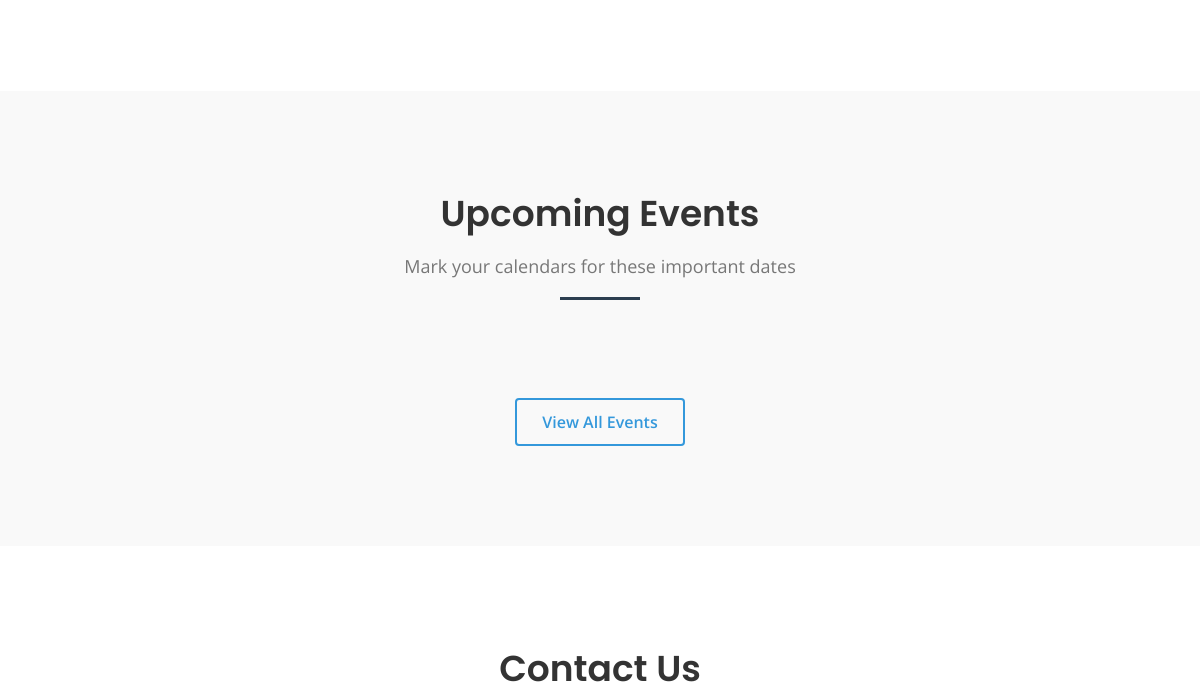
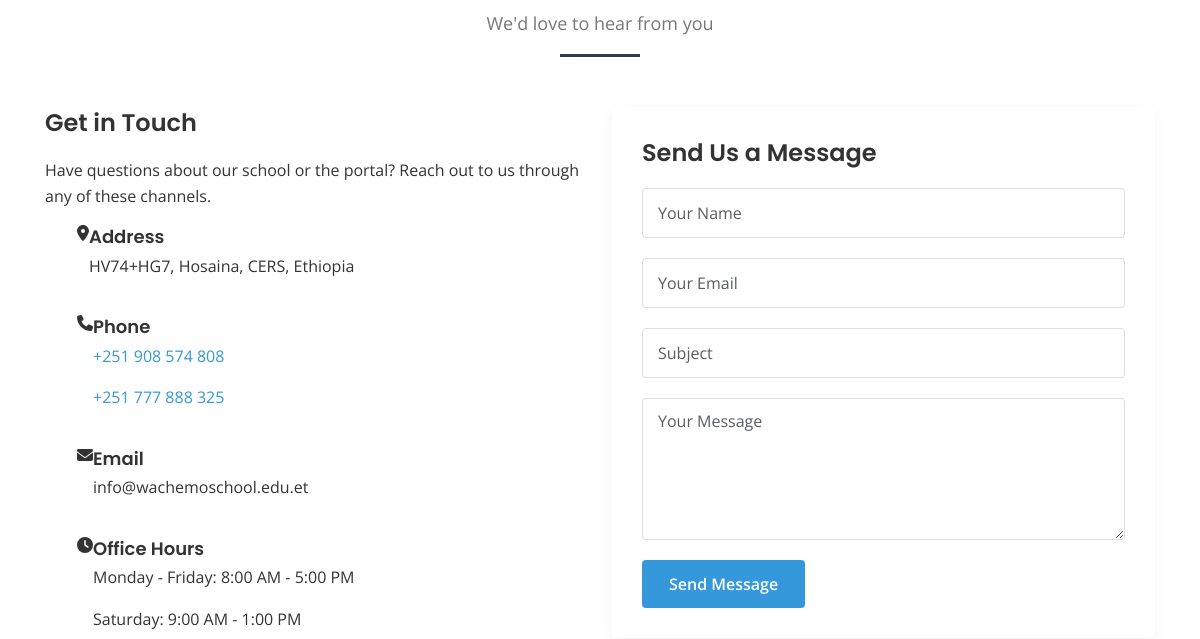
The app's page / (middle part), older data (2 pictures, top to bottom).
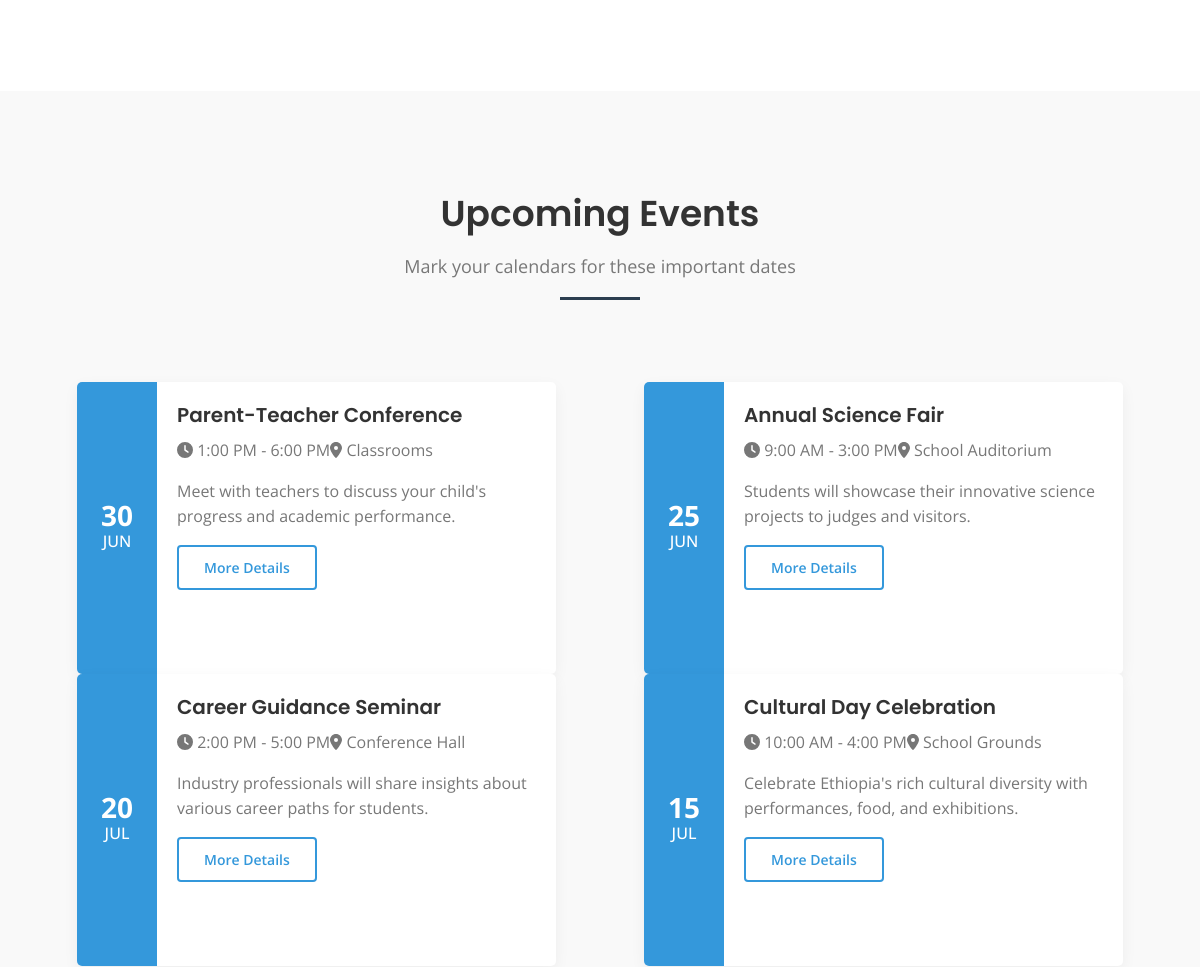
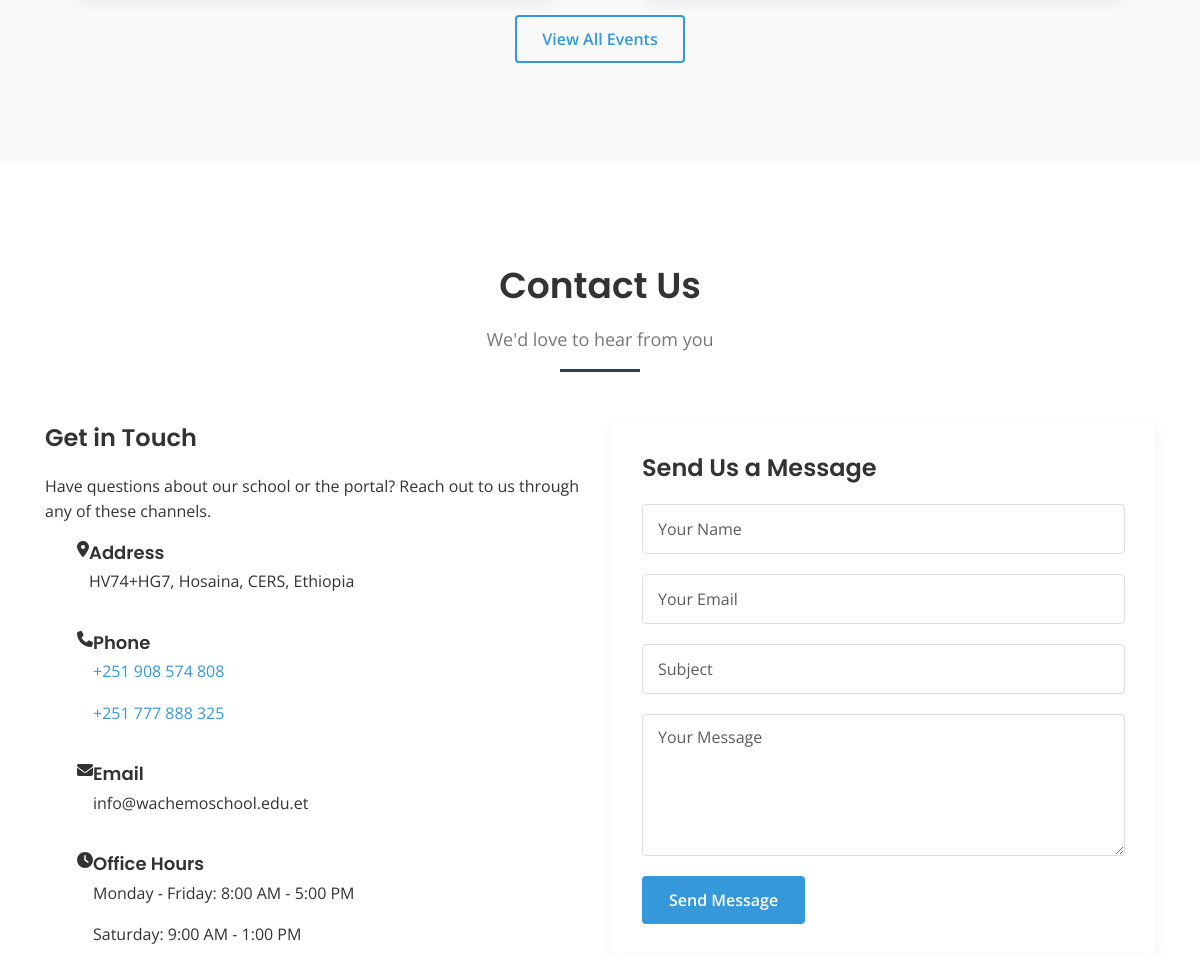
The same page, newer data (2 pictures, top to bottom).
### wachemosaps/models.py (models this page shows, shortened)
class Event(models.Model):
    title = models.CharField(max_length=200)
    description = models.TextField()
    day = models.IntegerField(validators=[MinValueValidator(1), MaxValueValidator(31)])
    MONTH_CHOICES = [
        ('Jan', 'January'),
        ('Feb', 'February'),
        ('Mar', 'March'),
        ('Apr', 'April'),
        ('May', 'May'),
        ('Jun', 'June'),
        ('Jul', 'July'),
        ('Aug', 'August'),
        ('Sep', 'September'),
        ('Oct', 'October'),
        ('Nov', 'November'),
        ('Dec', 'December'),
    ]
    month = models.CharField(max_length=3, choices=MONTH_CHOICES)
    location = models.CharField(max_length=200, blank=True, null=True)
    duration = models.CharField(max_length=100, blank=True, null=True)

### wachemosaps/views.py (the view)
# urls.py: path('', views.index, name='index'),
def index(request):
    context= {
        'topnews': News.objects.all().order_by('-date')[:3],  # Get the latest 3 news items
        'topimages': Gallery.objects.all().order_by('-id')[:8],  # Get the latest 8 images
        'topevents': Event.objects.all().order_by('-day', '-month')[:4],  # Get the latest 4 events
    }
    return render(request, 'index.html', context)

### templates/index.html (shortened to what this page needs)
{% extends "base.html" %}
{% load static  %}
{% block content %}
<body>
    <section id="gallery" class="gallery-section">
    </section>
    <section class="events-section">
        <div class="container ">
            <div class="section-header text-center">
                <h2>Upcoming Events</h2>
                <p>Mark your calendars for these important dates</p>
                <div class="divider-center"></div>
            </div>
            <div class="row " >
                {% for event in topevents %}
                <div class="col-lg-6 ">
                    <div class="event-card event-container">
                        <div class="event-date">
                            <span>{{ event.day }} </span>
                            <span>{{ event.month }}</span>
                        </div>
                        <div class="event-details">
                            <h3>{{ event.title }}</h3>
                            <p><i class="fas fa-clock"></i> {{ event.duration }}<i class="fas fa-map-marker-alt"></i> {{ event.location }}</p>
                            <p>{{ event.description }}</p>
                            <a href="#" class="btn btn-sm btn-outline-primary">More Details</a>
                        </div>
                    </div>
                </div>
                {% endfor %}
            </div>
            <div class="text-center mt-4 mt-5">
                <a href="{% url 'event' %} " class="btn btn-outline-primary">View All events</a>
            </div>
        </div>
</section>
    <section id="contact" class="contact-section">
        <div class="container">
            <div class="section-header text-center">
                <h2>Contact Us</h2>
                <p>We'd love to hear from you</p>
                <div class="divider-center"></div>
            </div>
            <div class="row">
                <div class="col-lg-6">
                    <div class="contact-info">
                        <h3>Get in Touch</h3>
                        <p>Have questions about our school or the portal? Reach out to us through any of these channels.</p>
                        <ul class="contact-list">
                            <li>
                                <i class="fas fa-map-marker-alt"></i>
                                <div>
                                    <h5>Address</h5>
                                    <p>HV74+HG7, Hosaina, CERS, Ethiopia</p>
                                </div>
                            </li>
                            <li>
                                <i class="fas fa-phone"></i>
                                <div>
                                    <h5>Phone</h5>
                                    <p><a href="tel:+251908574808">+251 908 574 808</a></p>
                                    <p><a href="tel:+251777888325">+251 777 888 325</a></p>
                                </div>
                            </li>
                            <li>
                                <i class="fas fa-envelope"></i>
                                <div>
                                    <h5>Email</h5>
                                    <p>info@wachemoschool.edu.et</p>
                                </div>
                            </li>
                            <li>
                                <i class="fas fa-clock"></i>
                                <div>
                                    <h5>Office Hours</h5>
                                    <p>Monday - Friday: 8:00 AM - 5:00 PM</p>
                                    <p>Saturday: 9:00 AM - 1:00 PM</p>
                                </div>
                            </li>
                        </ul>
                    </div>
                </div>
                <div class="col-lg-6">
                    <div class="contact-form">
                        <h3>Send Us a Message</h3>
                        <form id="contactForm">
                            <div class="mb-3">
                                <input type="text" class="form-control" placeholder="Your Name" required>
                            </div>
                            <div class="mb-3">
                                <input type="email" class="form-control" placeholder="Your Email" required>
                            </div>
                            <div class="mb-3">
                                <input type="text" class="form-control" placeholder="Subject">
                            </div>
                            <div class="mb-3">
                                <textarea class="form-control" rows="5" placeholder="Your Message" required></textarea>
                            </div>
                            <button type="submit" class="btn btn-primary">Send Message</button>
                        </form>
                    </div>
                </div>
            </div>
        </div>
    </section>
{% endblock %}

### templates/base.html (shortened to what this page needs)
<!DOCTYPE html>
<html lang="en">
<head>
    {% include 'includes/styles.html' %}
</head>
<body>
    <main>
        {% block content %}{% endblock %}
    </main>
</body>
</html>

### templates/includes/styles.html
{% load static %}
<link rel="stylesheet" href="https://cdn.jsdelivr.net/npm/bootstrap@5.3.0/dist/css/bootstrap.min.css">
<link rel="stylesheet" href="https://cdnjs.cloudflare.com/ajax/libs/font-awesome/6.4.0/css/all.min.css">
<link rel="stylesheet" href="https://cdnjs.cloudflare.com/ajax/libs/animate.css/4.1.1/animate.min.css">
<link rel="stylesheet" href="https://cdnjs.cloudflare.com/ajax/libs/OwlCarousel2/2.3.4/assets/owl.carousel.min.css">
<link rel="stylesheet" href="https://cdnjs.cloudflare.com/ajax/libs/OwlCarousel2/2.3.4/assets/owl.theme.default.min.css">
<link rel="stylesheet" href="https://cdnjs.cloudflare.com/ajax/libs/OwlCarousel2/2.3.4/assets/owl.theme.green.min.css">
<link rel="stylesheet" href="https://cdnjs.cloudflare.com/ajax/libs/lightbox2/2.11.3/css/lightbox.min.css">
<link rel="stylesheet" href="{% static 'css/styles.css' %}">

### templates/includes/scripts.html (shortened to what this page needs)
{% load static %}

### static/css/styles.css (style rules this page uses)
:root { --primary-color: #3498db; --secondary-color: #2980b9; --accent-color: #e74c3c; --dark-color: #2c3e50; --darker-color:#1a252f; --light-color: #ecf0f1; --text-color: #333; --text-light: #777; --white: #fff; --black: #000; --transition: all 0.5s ease; }
* { margin: 0; padding: 0; box-sizing: border-box; }
body { font-family: 'Open Sans', sans-serif; color: var(--text-color); line-height: 1.6; overflow-x: hidden; }
ul { list-style: none; }
.btn { display: inline-block; padding: 10px 25px; border-radius: 4px; font-weight: 600; text-transform: capitalize; transition: var(--transition); border: none; cursor: pointer; }
.btn-primary { background-color: var(--primary-color); color: var(--white); border: 2px solid var(--primary-color); }
.btn-outline-primary { background-color: transparent; color: var(--primary-color); border: 2px solid var(--primary-color); }
.section-header { margin-bottom: 50px; }
.section-header h2 { font-size: 36px; margin-bottom: 15px; position: relative; display: inline-block; }
.section-header p { color: var(--text-light); font-size: 18px; }
.divider-center { height: 3px; width: 80px; background: var(--dark-color); margin: 15px auto; }
.container { margin: 0 auto; padding: 0 15px; }
.gallery-section { padding: 100px 0; }
.events-section { padding: 100px 0; background-color: #f9f9f9; }
.event-card { display: flex; background-color: var(--white); border-radius: 5px; overflow: hidden; box-shadow: 0 5px 15px rgba(0, 0, 0, 0.05); margin-bottom: 30px; transition: var(--transition); height: 100%; margin: 2em; }
.event-date { min-width: 80px; background-color: var(--primary-color); color: var(--white); display: flex; flex-direction: column; align-items: center; justify-content: center; padding: 15px; text-align: center; }
.event-date span:first-child { font-size: 28px; font-weight: 700; line-height: 1; }
.event-date span:last-child { font-size: 16px; text-transform: uppercase; font-weight: 500; }
.event-details { padding: 20px; flex-grow: 1; }
.event-details h3 { margin-bottom: 10px; font-size: 20px; }
.event-details p { margin-bottom: 15px; color: var(--text-light); }
.contact-section { padding: 100px 0; }
.contact-info h3 { margin-bottom: 20px; font-size: 24px; }
.contact-list li { display: flex; margin-bottom: 20px; }
.contact-list li h5 { font-size: 18px; margin-bottom: 5px; }
.contact-form { background-color: var(--white); padding: 30px; border-radius: 5px; box-shadow: 0 5px 15px rgba(0, 0, 0, 0.05); }
.contact-form h3 { margin-bottom: 20px; font-size: 24px; }
.contact-form .form-control { height: 50px; border-radius: 4px; border: 1px solid #ddd; padding: 10px 15px; margin-bottom: 20px; }
.contact-form textarea.form-control { height: auto; }

Row changes from the older to the newer data that the page shows:
added Event: day "30", month "JUN", title "Parent-Teacher Conference", duration "1:00 PM - 6:00 PM", location "Classrooms", description "Meet with teachers to discuss your child's progress and academic performance."
added Event: day "25", month "JUN", title "Annual Science Fair", duration "9:00 AM - 3:00 PM", location "School Auditorium", description "Students will showcase their innovative science projects to judges and visitors."
added Event: day "20", month "JUL", title "Career Guidance Seminar", duration "2:00 PM - 5:00 PM", location "Conference Hall", description "Industry professionals will share insights about various career paths for students."
added Event: day "15", month "JUL", title "Cultural Day Celebration", duration "10:00 AM - 4:00 PM", location "School Grounds", description "Celebrate Ethiopia's rich cultural diversity with performances, food, and exhibitions."
